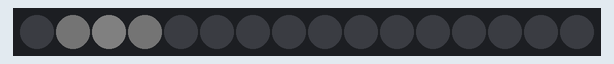
This sketch was run on a simulated Arduino Uno, built with avr-gcc and run on an emulated ATmega328P. On the bench: 16 RGB LEDs in strip order, left to right. Dim RGB values are drawn brighter than linear.

Above: at 0.17 s.
At 0.8 s:
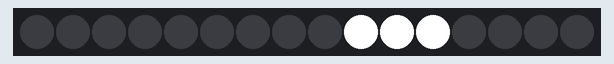
At 1.43 s:
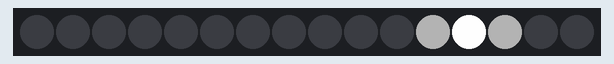
At 2.06 s:
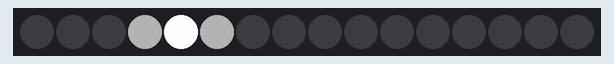
At 2.77 s:
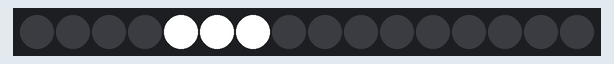

Measured:
- by itself, everything shown: repeats every 2.4 s, in 28 steps

The sketch:

tlc5940_cylon.ino
```cpp
#include "Tlc5940.h"

void setup()
{
  Tlc.init();
}

void loop()
{

  double centricity;
  int grayscale;

  int direction = 1;
  for (int channel = 0; channel < NUM_TLCS * 16; channel += direction) {
    centricity=abs(double(channel-NUM_TLCS*16/2)/double(NUM_TLCS*16/2));
    grayscale=int(4095*sin(pow((1.0-centricity),6)*90));

    Tlc.clear();

    if (channel == 0) {
      direction = 1;
    } else {
      Tlc.set(channel - 1, 1000*sin(pow((1.0-centricity),6)*90));
    }
    Tlc.set(channel, grayscale);
    if (channel != NUM_TLCS * 16 - 1) {
      Tlc.set(channel + 1, 1000*sin(pow((1.0-centricity),6)*90));
    } else {
      direction = -1;
    }

    Tlc.update();

    delay(75);

  }

}
```
